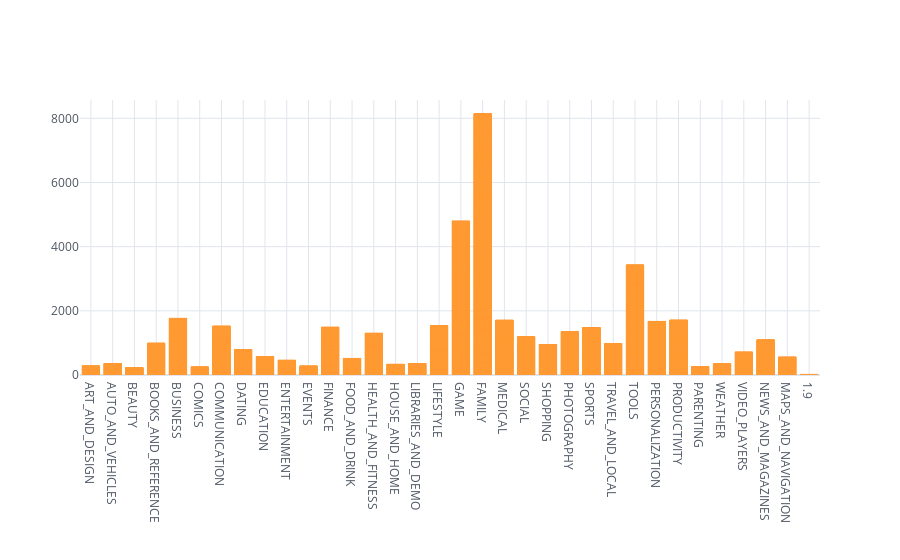

Notebook code for this chart:
### Markdown cell above
## Conclusion of question8:The family category which has most number of apps has the rating of 4.19 to its most number of apps and the game category has 4.5 rating to its most number of apps.

### Code cell
#plot on the category and its rating
df.iplot(x='Category',y='Rating',kind='bar')

### Figure 1 — Plotly figure (JSON) as saved in the notebook; plotly's stock layout.template omitted (floating-point values rounded to 4 significant figures; data arrays with more than 128 entries replaced by an {"elided": "..."} marker saying what was removed)
{"data": [{"marker": {"color": "rgba(255, 153, 51, 0.6)", "line": {"color": "rgba(255, 153, 51, 1.0)", "width": 1}}, "name": "Rating", "orientation": "v", "text": "", "type": "bar", "x": {"elided": "10358 str values"}, "y": {"elided": "10358 float values"}}], "layout": {"legend": {"bgcolor": "#FFFFFF", "font": {"color": "#4D5663"}}, "paper_bgcolor": "#FFFFFF", "plot_bgcolor": "#FFFFFF", "title": {"font": {"color": "#4D5663"}}, "xaxis": {"gridcolor": "#E1E5ED", "showgrid": true, "tickfont": {"color": "#4D5663"}, "title": {"font": {"color": "#4D5663"}, "text": ""}, "zerolinecolor": "#E1E5ED"}, "yaxis": {"gridcolor": "#E1E5ED", "showgrid": true, "tickfont": {"color": "#4D5663"}, "title": {"font": {"color": "#4D5663"}, "text": ""}, "zerolinecolor": "#E1E5ED"}}}
